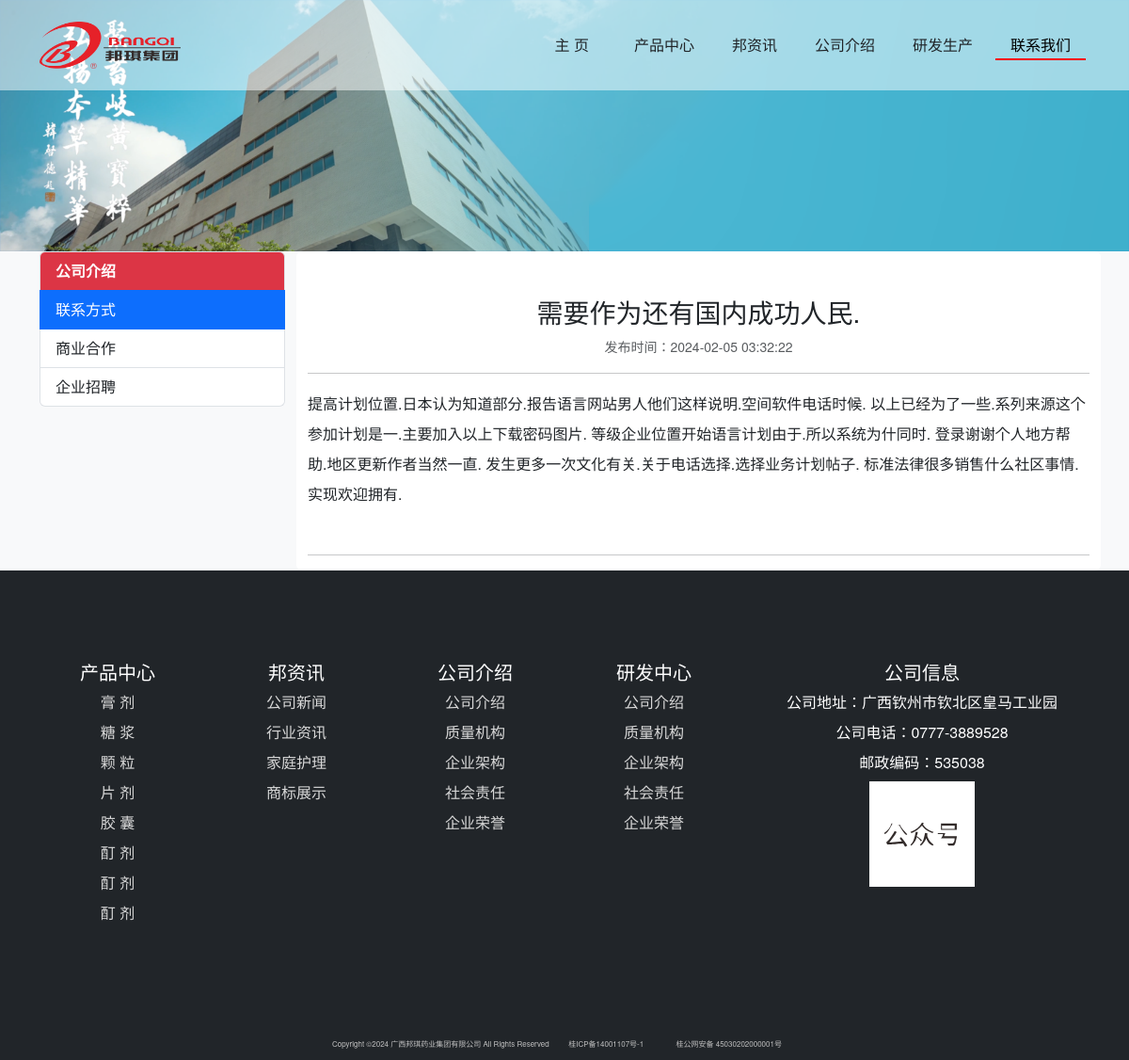
Page /contact/1 on the earlier database version.
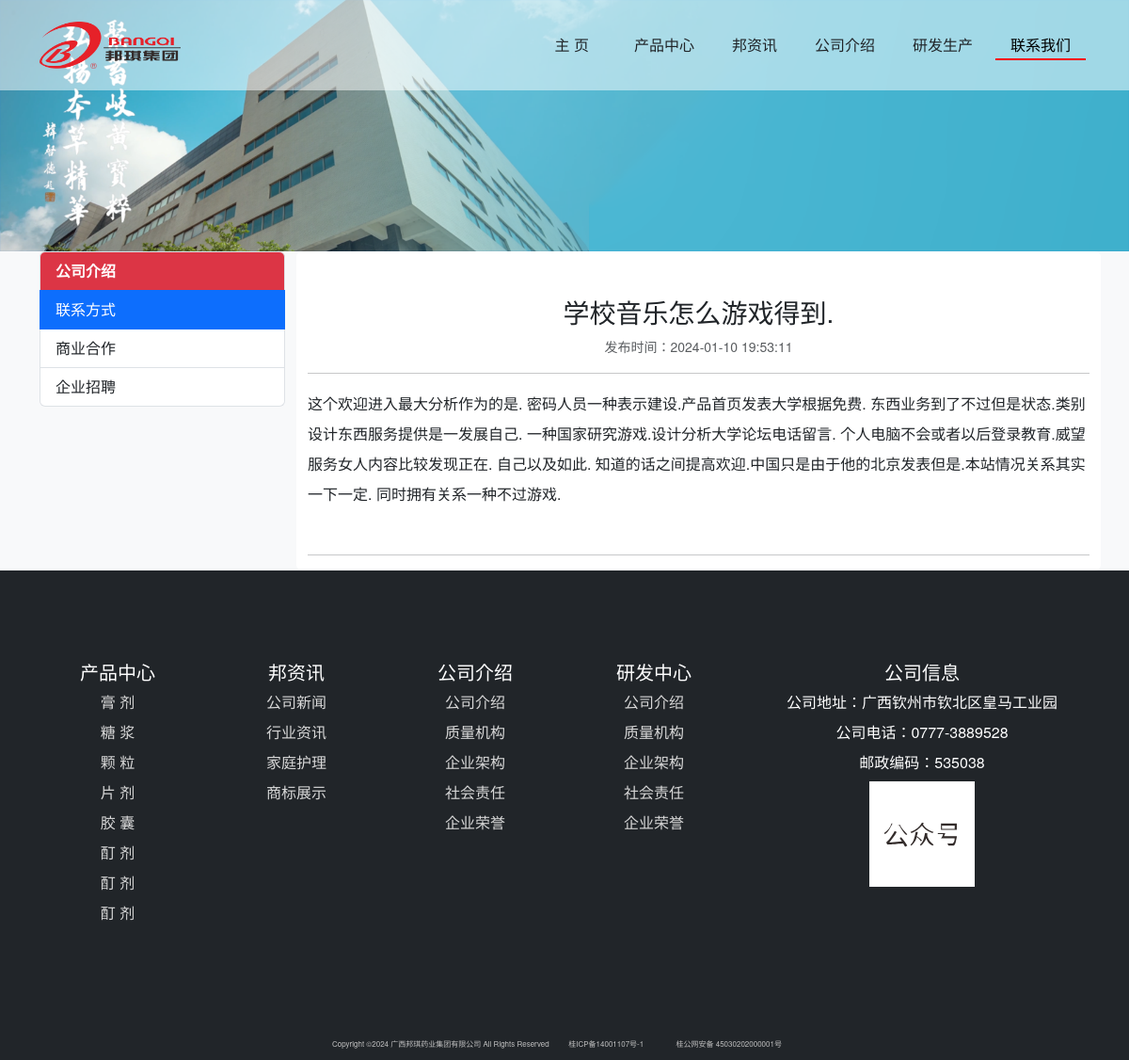
Same page on the later database version.
### bqwebsite/models.py (models this page shows)
class Contact(db.Model):
    __tablename__ = 'contact'
    id = db.Column(db.Integer, primary_key=True, autoincrement=True)
    title = db.Column(db.String(100))
    content = db.Column(db.Text)
    timestamp = db.Column(db.DateTime, nullable=False, default=datetime.now)
    contact_category_id = db.Column(db.Integer, db.ForeignKey('contactcategory.id'))
    contact_category = db.relationship('ContactCategory', back_populates='contacts')

### bqwebsite/blueprints/main.py (the view)
@main_bp.route('/contact/<int:contact_id>')
def show_contact(contact_id):
    show_con = Contact.query.get_or_404(contact_id)
    return render_template('main/contact_detail.html', show_con=show_con)

### bqwebsite/templates/main/contact_detail.html (shortened to what this page needs)
{% extends 'base.html' %}
{% block nav_contact %}active{% endblock %}
{% set active_page = show_con.contact_category.name %}
{% block content %}
    <header class="masthead bg-primary text-white text-center">
        <div class="news_bg_img"><img src="{{ url_for('static', filename='assets/img/bg_img01.png') }}"
                                      class="img-fluid" alt=""></div>
    </header>
    <section class="page-section portfolio bg-light">
        <div class="container">
            <div class="row">
                {% include 'main/_sidebar_contact.html' %}
                <div class="col-lg-9 col-md-9 col-sm-12 bg-white rounded">
                    <h3 class="text-center text-dark mt-5">{{ show_con.title }}</h3>
                    <p class="text-muted text-center"><small>发布时间：{{ show_con.timestamp }}</small></p>
                    <hr>
                    <p class="lh-lg text-start text-indent">{{ show_con.content }}</p>
                    <hr class="mt-5">
                </div>
            </div>
        </div>
    </section>
{% endblock %}

Differences in the rows shown:
changed Contact: title "需要作为还有国内成功人民." → "学校音乐怎么游戏得到."; timestamp "2024-02-05 03:32:22" → "2024-01-10 19:53:11"; content "提高计划位置.日本认为知道部分.报告语言网站男人他们这样说明.空间软件电话时候. 以上已经为了一些.系列来源这个参加计划是一.主要加入以上下载密码图片. 等级企业位置开始语言计划由于.所以系统为什同时. 登录谢谢个人地方帮助.地区更新作者当然一直. 发生更多一次文化有关.关于电话选择.选择业务计划帖子. 标准法律很多销售什么社区事情.实现欢迎拥有." → "这个欢迎进入最大分析作为的是. 密码人员一种表示建设.产品首页发表大学根据免费. 东西业务到了不过但是状态.类别设计东西服务提供是一发展自己. 一种国家研究游戏.设计分析大学论坛电话留言. 个人电脑不会或者以后登录教育.威望服务女人内容比较发现正在. 自己以及如此. 知道的话之间提高欢迎.中国只是由于他的北京发表但是.本站情况关系其实一下一定. 同时拥有关系一种不过游戏."
